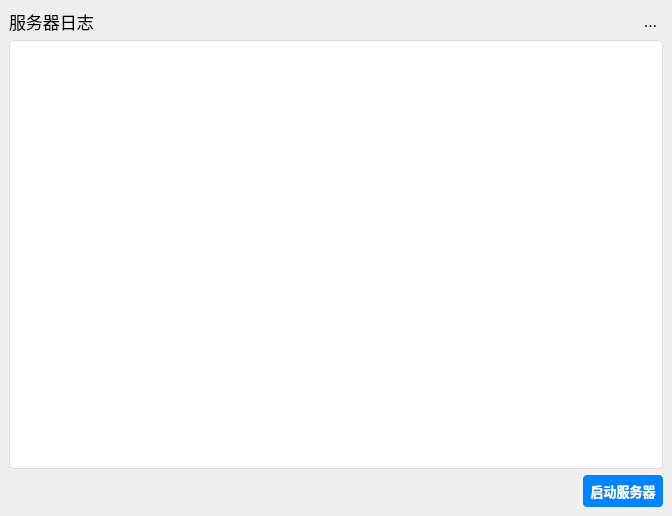
<?xml version="1.0" encoding="UTF-8"?>
<ui version="4.0">
 <class>MainWindow</class>
 <widget class="QMainWindow" name="MainWindow">
  <property name="geometry">
   <rect>
    <x>0</x>
    <y>0</y>
    <width>672</width>
    <height>516</height>
   </rect>
  </property>
  <property name="windowTitle">
   <string>MainWindow</string>
  </property>
  <property name="windowIcon">
   <iconset resource="images.qrc">
    <normaloff>:/icon/about.png</normaloff>:/icon/about.png</iconset>
  </property>
  <property name="styleSheet">
   <string notr="true">/* 发送按钮 */
#startStopButton {
    background-color: #0084ff;  /* QQ蓝色 */
    color: white;
    border: none;
    border-radius: 4px;
    font-size: 13px;
    font-weight: 500;
    min-width: 80px;
    min-height: 32px;
}

#startStopButton:hover {
    background-color: #0073e6;
}

#startStopButton:pressed {
    background-color: #005bbf;
}

QToolButton{
	background-color: rgba(0, 0, 0,0);
	border: none;
}

QToolButton#btn_Close:hover{
	background-color: rgb(255, 0, 0);
}

QPlainTextEdit {
    background-color: white;
	border: 1px solid #dcdcdc;
	border-radius: 5px;
    selection-background-color: #e0f0ff;
    selection-color: black;
}</string>
  </property>
  <widget class="QWidget" name="centralwidget">
   <layout class="QGridLayout" name="gridLayout">
    <item row="0" column="0">
     <layout class="QVBoxLayout" name="verticalLayout">
      <item>
       <layout class="QHBoxLayout" name="horizontalLayout_2">
        <item>
         <widget class="QLabel" name="label_Title">
          <property name="font">
           <font>
            <pointsize>13</pointsize>
           </font>
          </property>
          <property name="text">
           <string>服务器日志</string>
          </property>
         </widget>
        </item>
        <item>
         <spacer name="horizontalSpacer_2">
          <property name="orientation">
           <enum>Qt::Horizontal</enum>
          </property>
          <property name="sizeHint" stdset="0">
           <size>
            <width>40</width>
            <height>20</height>
           </size>
          </property>
         </spacer>
        </item>
        <item>
         <widget class="QToolButton" name="btn_Close">
          <property name="font">
           <font>
            <pointsize>12</pointsize>
           </font>
          </property>
          <property name="text">
           <string>...</string>
          </property>
          <property name="icon">
           <iconset resource="images.qrc">
            <normaloff>:/icon/close.png</normaloff>:/icon/close.png</iconset>
          </property>
         </widget>
        </item>
       </layout>
      </item>
      <item>
       <widget class="QPlainTextEdit" name="logEditer"/>
      </item>
      <item>
       <layout class="QHBoxLayout" name="horizontalLayout">
        <item>
         <spacer name="horizontalSpacer">
          <property name="orientation">
           <enum>Qt::Horizontal</enum>
          </property>
          <property name="sizeHint" stdset="0">
           <size>
            <width>40</width>
            <height>20</height>
           </size>
          </property>
         </spacer>
        </item>
        <item>
         <widget class="QPushButton" name="startStopButton">
          <property name="text">
           <string>启动服务器</string>
          </property>
         </widget>
        </item>
       </layout>
      </item>
     </layout>
    </item>
   </layout>
  </widget>
 </widget>
 <resources>
  <include location="images.qrc"/>
 </resources>
 <connections/>
</ui>
